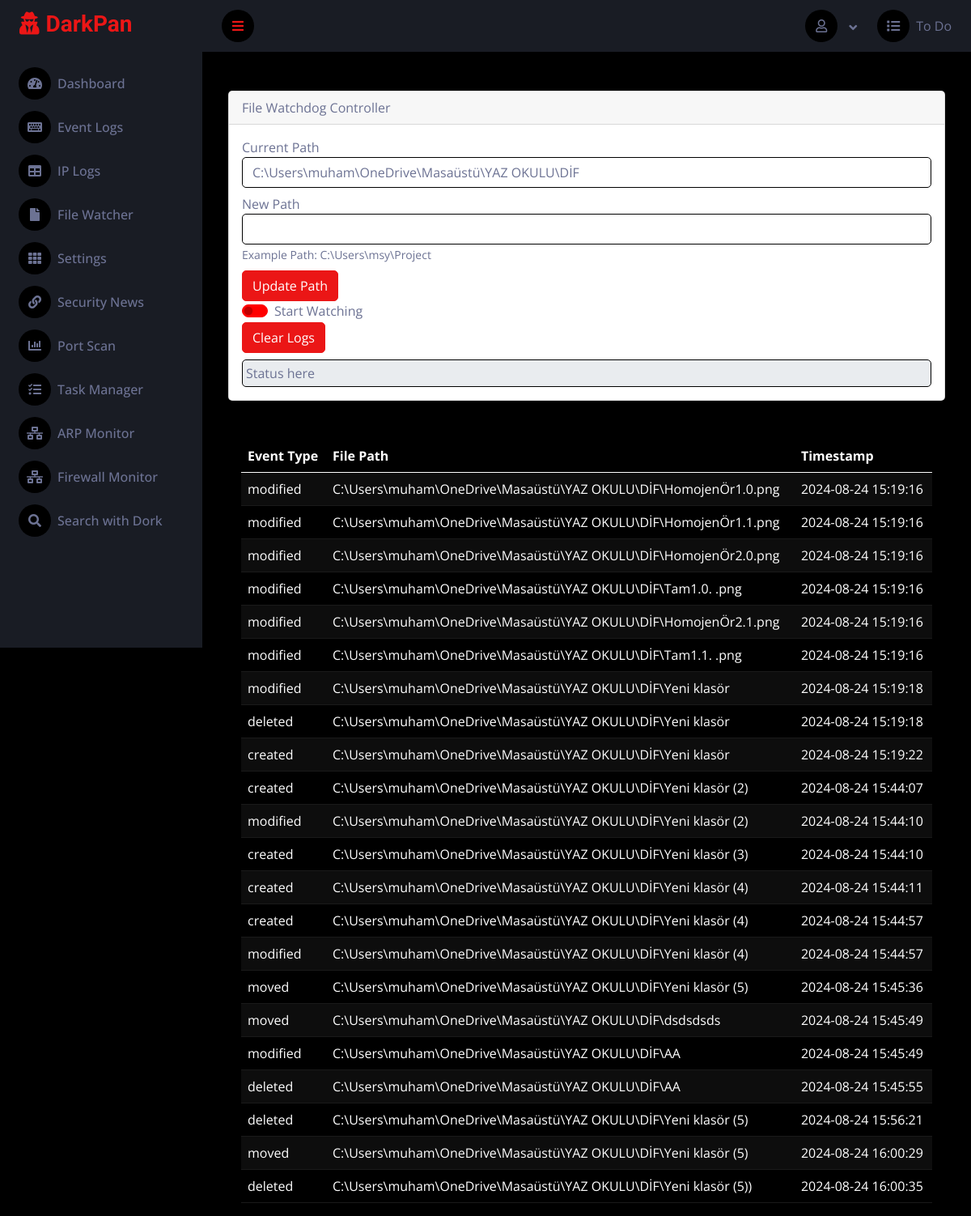
The page /filewatch on the database its author committed.
### sec/models.py (models this page shows, shortened)
class WatchPaths(models.Model):
    path = models.TextField()
    class Meta:
        managed = True
        db_table = 'watch_paths'

class FileLogs(models.Model):
    event_type = models.TextField(blank=True, null=True)
    file_path = models.TextField(blank=True, null=True)
    timestamp = models.TextField(blank=True, null=True)
    class Meta:
        managed = True
        db_table = 'file_logs'

### sec/views.py (the view)
# urls.py: path('filewatch', views.filewatch, name='filewatch'),
def filewatch(request):
    file_logs = FileLogs.objects.all()  # Get all file logs
    if request.method == 'POST':
        new_path = request.POST.get('new_path')
        watch_path = WatchPaths.objects.first()
        watch_path.path = new_path
        watch_path.save()
        return redirect('filewatch')
    current_path = WatchPaths.objects.first().path
    return render(request, 'filewatch.html', {'file_logs': file_logs, 'current_path': current_path})

### templates/filewatch.html (shortened to what this page needs)
{% extends "base.html" %}
{% block content %}
{% include 'partials/_filewatch.html' %}
<div class="container-fluid pt-4 px-4">
    <table id="fileLogsTable" class="table table-dark table-striped table-hover">
        <thead>
            <tr>
                <th>Event Type</th>
                <th>File Path</th>
                <th>Timestamp</th>
            </tr>
        </thead>
        <tbody>
            {% for log in file_logs %}
            <tr>
                <td>{{ log.event_type }}</td>
                <td>{{ log.file_path }}</td>
                <td>{{ log.timestamp }}</td>
            </tr>
            {% endfor %}
        </tbody>
    </table>
</div>
{% endblock %}

### templates/partials/_filewatch.html (shortened to what this page needs)
<div class="card m-2 mt-4 mb-4">
    <div class="card-header">
        File Watchdog Controller
    </div>
    <div class="card-body">
        <form method="POST">
            <div class="form-group">
                <label for="currentPath">Current Path</label>
                <input type="text" class="form-control bg-white" id="currentPath" value="{{ current_path }}" readonly>
            </div>
            <div class="form-group mb-2 mt-2">
                <label for="newPath">New Path</label>
                <input type="text" class="form-control bg-white" id="newPath" name="new_path">
                <small>Example Path: C:\Users\msy\Project</small>
            </div>
            <button type="submit" class="btn btn-primary">Update Path</button>
            <div class="form-check form-switch">
                <input class="form-check-input" type="checkbox" role="switch" id="watchSwitch">
                <label class="form-check-label" for="watchSwitch">Start Watching</label>
            </div>
            <button type="button" class="btn btn-primary" id="clearLogsButton">Clear Logs</button>
            <div class="form-group">
                <input type="text" id="log-collector-status" class="form-control p-1 mt-2" value="Status here" readonly>
            </div>
        </form>
    </div>
</div>

### static/css/style.css (style rules this page uses)
:root { --primary: #EB1616; --secondary: #191C24; --light: #6C7293; --dark: #000000; }
.btn { transition: .5s; }

### templates/partials/_filewatch.html (style rules this page uses)
.form-check-input:not(:checked) { background-color: red; border-color: red; }

### rows shown on the page
WatchPaths: path "C:\\Users\\muham\\OneDrive\\Masaüstü\\YAZ OKULU\\DİF"
FileLogs: event_type "modified", file_path "C:\\Users\\muham\\OneDrive\\Masaüstü\\YAZ OKULU\\DİF\\HomojenÖr1.0.png", timestamp "2024-08-24 15:19:16"
FileLogs: event_type "modified", file_path "C:\\Users\\muham\\OneDrive\\Masaüstü\\YAZ OKULU\\DİF\\HomojenÖr1.1.png", timestamp "2024-08-24 15:19:16"
FileLogs: event_type "modified", file_path "C:\\Users\\muham\\OneDrive\\Masaüstü\\YAZ OKULU\\DİF\\HomojenÖr2.0.png", timestamp "2024-08-24 15:19:16"
FileLogs: event_type "modified", file_path "C:\\Users\\muham\\OneDrive\\Masaüstü\\YAZ OKULU\\DİF\\Tam1.0. .png", timestamp "2024-08-24 15:19:16"
FileLogs: event_type "modified", file_path "C:\\Users\\muham\\OneDrive\\Masaüstü\\YAZ OKULU\\DİF\\HomojenÖr2.1.png", timestamp "2024-08-24 15:19:16"
FileLogs: event_type "modified", file_path "C:\\Users\\muham\\OneDrive\\Masaüstü\\YAZ OKULU\\DİF\\Tam1.1. .png", timestamp "2024-08-24 15:19:16"
FileLogs: event_type "modified", file_path "C:\\Users\\muham\\OneDrive\\Masaüstü\\YAZ OKULU\\DİF\\Yeni klasör", timestamp "2024-08-24 15:19:18"
FileLogs: event_type "deleted", file_path "C:\\Users\\muham\\OneDrive\\Masaüstü\\YAZ OKULU\\DİF\\Yeni klasör", timestamp "2024-08-24 15:19:18"
FileLogs: event_type "created", file_path "C:\\Users\\muham\\OneDrive\\Masaüstü\\YAZ OKULU\\DİF\\Yeni klasör", timestamp "2024-08-24 15:19:22"
FileLogs: event_type "created", file_path "C:\\Users\\muham\\OneDrive\\Masaüstü\\YAZ OKULU\\DİF\\Yeni klasör (2)", timestamp "2024-08-24 15:44:07"
FileLogs: event_type "modified", file_path "C:\\Users\\muham\\OneDrive\\Masaüstü\\YAZ OKULU\\DİF\\Yeni klasör (2)", timestamp "2024-08-24 15:44:10"
FileLogs: event_type "created", file_path "C:\\Users\\muham\\OneDrive\\Masaüstü\\YAZ OKULU\\DİF\\Yeni klasör (3)", timestamp "2024-08-24 15:44:10"
FileLogs: event_type "created", file_path "C:\\Users\\muham\\OneDrive\\Masaüstü\\YAZ OKULU\\DİF\\Yeni klasör (4)", timestamp "2024-08-24 15:44:11"
FileLogs: event_type "created", file_path "C:\\Users\\muham\\OneDrive\\Masaüstü\\YAZ OKULU\\DİF\\Yeni klasör (4)", timestamp "2024-08-24 15:44:57"
FileLogs: event_type "modified", file_path "C:\\Users\\muham\\OneDrive\\Masaüstü\\YAZ OKULU\\DİF\\Yeni klasör (4)", timestamp "2024-08-24 15:44:57"
FileLogs: event_type "moved", file_path "C:\\Users\\muham\\OneDrive\\Masaüstü\\YAZ OKULU\\DİF\\Yeni klasör (5)", timestamp "2024-08-24 15:45:36"
FileLogs: event_type "moved", file_path "C:\\Users\\muham\\OneDrive\\Masaüstü\\YAZ OKULU\\DİF\\dsdsdsds", timestamp "2024-08-24 15:45:49"
FileLogs: event_type "modified", file_path "C:\\Users\\muham\\OneDrive\\Masaüstü\\YAZ OKULU\\DİF\\AA", timestamp "2024-08-24 15:45:49"
FileLogs: event_type "deleted", file_path "C:\\Users\\muham\\OneDrive\\Masaüstü\\YAZ OKULU\\DİF\\AA", timestamp "2024-08-24 15:45:55"
FileLogs: event_type "deleted", file_path "C:\\Users\\muham\\OneDrive\\Masaüstü\\YAZ OKULU\\DİF\\Yeni klasör (5)", timestamp "2024-08-24 15:56:21"
FileLogs: event_type "moved", file_path "C:\\Users\\muham\\OneDrive\\Masaüstü\\YAZ OKULU\\DİF\\Yeni klasör (5)", timestamp "2024-08-24 16:00:29"
FileLogs: event_type "deleted", file_path "C:\\Users\\muham\\OneDrive\\Masaüstü\\YAZ OKULU\\DİF\\Yeni klasör (5))", timestamp "2024-08-24 16:00:35"
